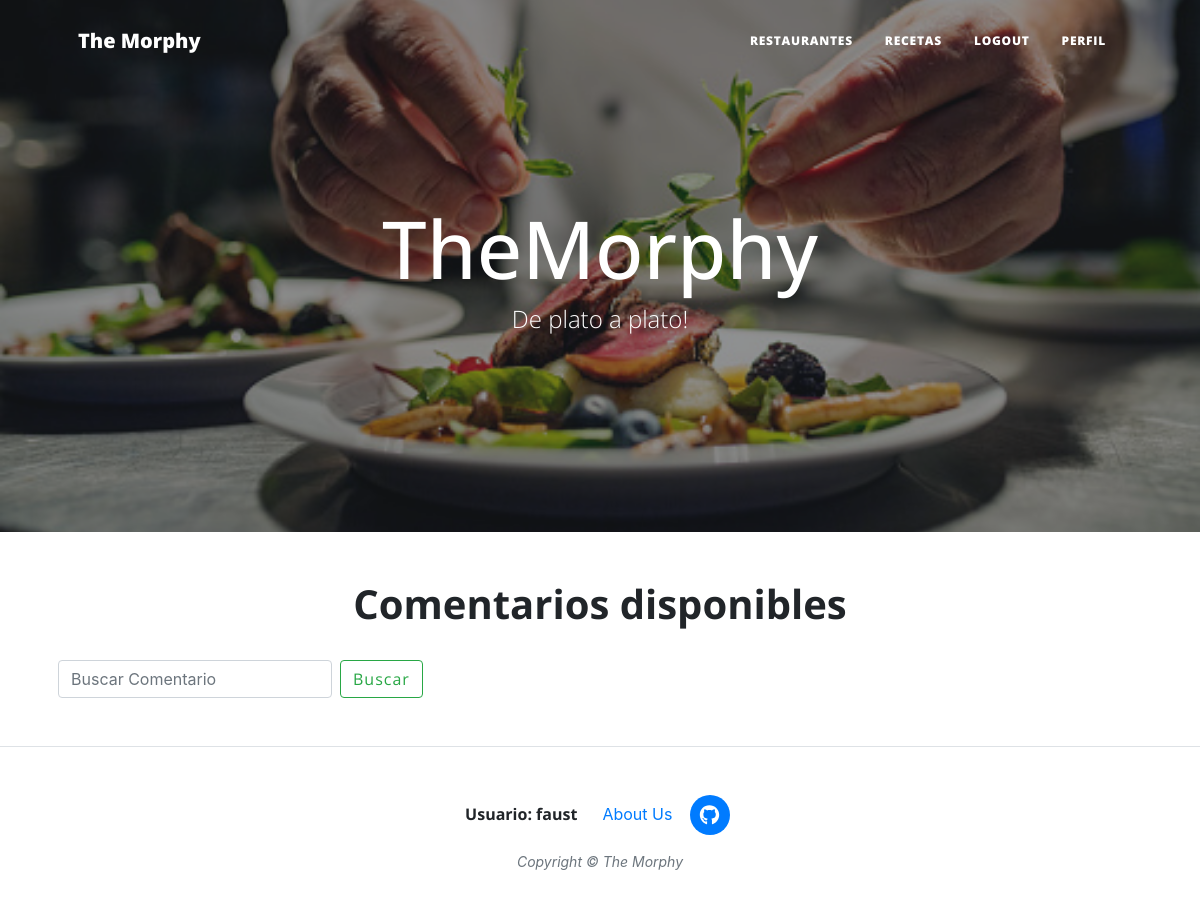
Page /comentario/ (signed in) on the earlier database version.
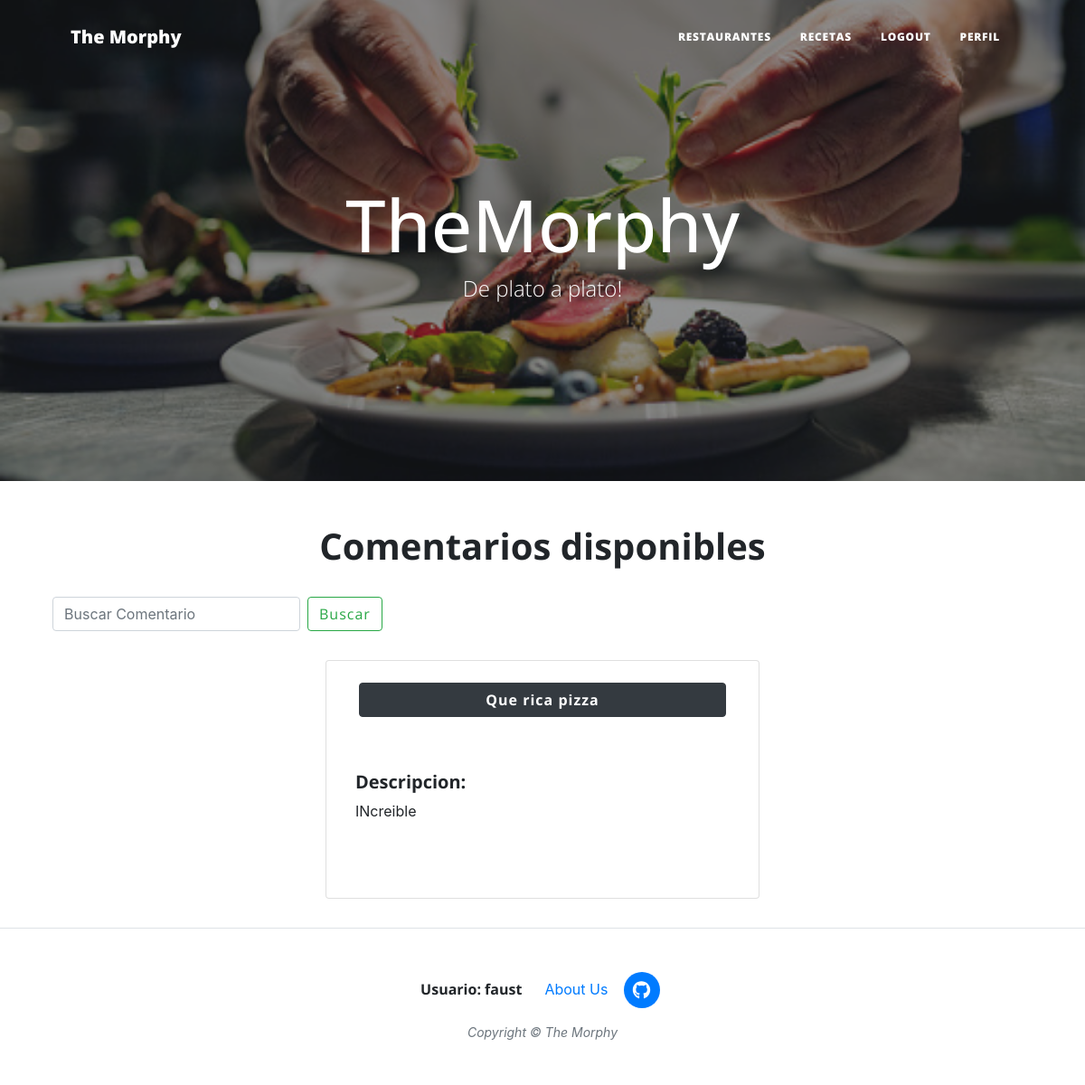
Same page on the later database version.
### AppFunciones/models.py (models this page shows, shortened)
class Comentario(models.Model):
    resto = models.ForeignKey(Restaurantes, related_name="comentarios", on_delete=models.CASCADE)
    nombre_usuario = models.CharField(max_length=50, blank=True, null=True)
    titulo = models.CharField(max_length=100, blank=True, null=True)
    descripcion = models.TextField(max_length=1000, blank=True, null=True)
    fecha = models.DateField(auto_now_add=True)

### AppFunciones/views.py (the view)
# urls.py: path("comentario/", comentario.as_view(), name="comentario"),
class comentario(ListView):
    model = Comentario
    template_name = 'comentario.html'

### AppFunciones/templates/comentario.html (shortened to what this page needs)
{% extends "padre.html" %}
{% load static %}
{% block contenidoQueCambia %}
<body>
    <div class="container">
        <div class="row">
            <h1 class="text-center"><b>Comentarios disponibles</b></h1>
                <form class="form-inline m-3" action="{% url 'comentarios_buscar' %}" method="GET">
                    <input class="form-control" type="text" placeholder="Buscar Comentario" aria-label="Search" name = "search">
                    <button class="btn btn-outline-success m-2" type="submit">Buscar</button>
                </form>
            {% for comentario in object_list %}
                <div class="card m-2 mx-auto" style="width: 30rem;">
                    <a class="btn btn-dark m-4" href="/comentarios_detalle/{{comentario.id}}/" role="button"><b>{{comentario.titulo}}</b></a>
                    <div class="card-body">
                        <p class="card-text"><h5><b>Descripcion:</b></h5> {{comentario.descripcion}}</p>
                    </div>
                    <br></br>
                </div>
            {% endfor %}
        </div>
    </div>
    <br>
</body>
{% endblock %}

Differences in the rows shown:
added Comentario: titulo "Que rica pizza", descripcion "INcreible"
